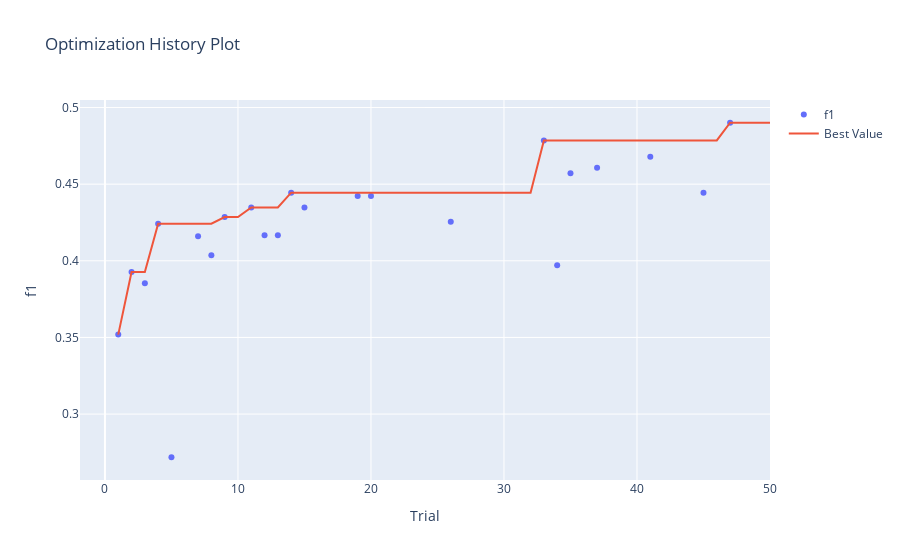

Source (notebook cell):
### Code cell
optuna.visualization.plot_optimization_history(study, target_name="f1")

### Figure 1 — Plotly figure (JSON) as saved in the notebook; plotly's stock layout.template omitted (floating-point values rounded to 4 significant figures)
{"data": [{"mode": "markers", "name": "f1", "type": "scatter", "x": [1, 2, 3, 4, 5, 7, 8, 9, 11, 12, 13, 14, 15, 19, 20, 26, 33, 34, 35, 37, 41, 45, 47], "y": [0.3519, 0.3926, 0.3853, 0.4242, 0.2718, 0.416, 0.4037, 0.4286, 0.4348, 0.4167, 0.4167, 0.4444, 0.4348, 0.4422, 0.4422, 0.4255, 0.4785, 0.3971, 0.4571, 0.4607, 0.4678, 0.4444, 0.4901]}, {"mode": "lines", "name": "Best Value", "type": "scatter", "x": [0, 1, 2, 3, 4, 5, 6, 7, 8, 9, 10, 11, 12, 13, 14, 15, 16, 17, 18, 19, 20, 21, 22, 23, 24, 25, 26, 27, 28, 29, 30, 31, 32, 33, 34, 35, 36, 37, 38, 39, 40, 41, 42, 43, 44, 45, 46, 47, 48, 49, 50], "y": [null, 0.3519, 0.3926, 0.3926, 0.4242, 0.4242, 0.4242, 0.4242, 0.4242, 0.4286, 0.4286, 0.4348, 0.4348, 0.4348, 0.4444, 0.4444, 0.4444, 0.4444, 0.4444, 0.4444, 0.4444, 0.4444, 0.4444, 0.4444, 0.4444, 0.4444, 0.4444, 0.4444, 0.4444, 0.4444, 0.4444, 0.4444, 0.4444, 0.4785, 0.4785, 0.4785, 0.4785, 0.4785, 0.4785, 0.4785, 0.4785, 0.4785, 0.4785, 0.4785, 0.4785, 0.4785, 0.4785, 0.4901, 0.4901, 0.4901, 0.4901]}, {"marker": {"color": "#cccccc"}, "mode": "markers", "name": "Infeasible Trial", "showlegend": false, "type": "scatter", "x": [], "y": []}], "layout": {"title": {"text": "Optimization History Plot"}, "xaxis": {"title": {"text": "Trial"}}, "yaxis": {"title": {"text": "f1"}}}}
